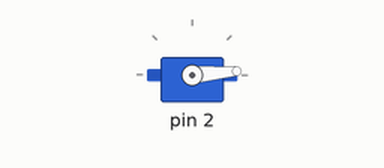
This sketch was run on a simulated Arduino Uno, built with avr-gcc and run on an emulated ATmega328P. On the bench: servo. What the sketch prints to the serial monitor is not drawn.

Above: at 0.4 s.
Timing chart, 0 to 1.9 s (numbered marks = the images above):
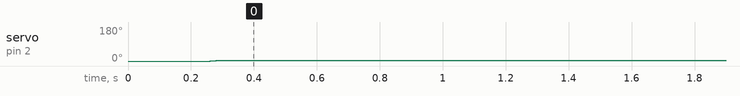

The sketch:

servo_test.ino
```cpp
/* This code..
 *
 */

#include "myservo.h"


#define servo_pin 9
#define led_pin 13
#define led_battery_pin 8
#define button_pin 12
#define servo_pin 2


// create objects
MyServo servo(servo_pin);

void setup() {
  servo.attach();
  Serial.begin(9600); // start serial commuication
  delay(200);
  Serial.println("set up done");
}

void loop() {
  servo.setPosition(0);
  delay(1000);
}
```

myservo.cpp
```cpp
/* This library was created by Daniel Hausner in Nov 2017 for odometry assignment
 * at University of Southampton
 * dh4n16@soton.ac.uk
 */


#include "myservo.h" //include the declaration for this class
#include <Servo.h>


MyServo::MyServo(byte pin){ // constructor
	_pin = pin; // set pin
	pinMode(_pin, OUTPUT); //make _pin an OUTPUT
	servo = new Servo;
	cur_angle = 0;
	servo->write(0);
}

void MyServo::attach() {
	servo->attach(_pin);
  delay(50);
}

void MyServo::setPosition (int pos, int del) {
	int target_angle;
	switch (pos) {
    case 0: target_angle = 5;
       break;
		case 1: target_angle = 31;
       break;
		case 2: target_angle = 62;
       break;
		case 3: target_angle = 96;
       break;
		case 4: target_angle = 128;
       break;
		case 5: target_angle = 160;
       break;
	}
	for (temp_pos = cur_angle; temp_pos <= target_angle; temp_pos += 1) {
		servo->write(temp_pos);
		delay(del);
//    Serial.print("pos: ");
//    Serial.println(pos);
//    Serial.print("cur_pos: ");
//    Serial.println(pos);
	}
  cur_angle = temp_pos;
}
```

myservo.h
```cpp
/* This library was created by Daniel Hausner in Nov 2017 for odometry assignment
 * at University of Southampton
 * dh4n16@soton.ac.uk
 */

#ifndef MyServo_H
#define MyServo_H

#include <Arduino.h>
#include <Servo.h>

class MyServo {
public:
	MyServo(byte pin); // constructor
  void attach();
	void setPosition(int pos, int del=10);
private:
	byte _pin;
	Servo* servo;
	int cur_angle, temp_pos;
};

#endif
```

Measured:
- by itself, servo on pin 2: 0° → 5° at 0.26 s
